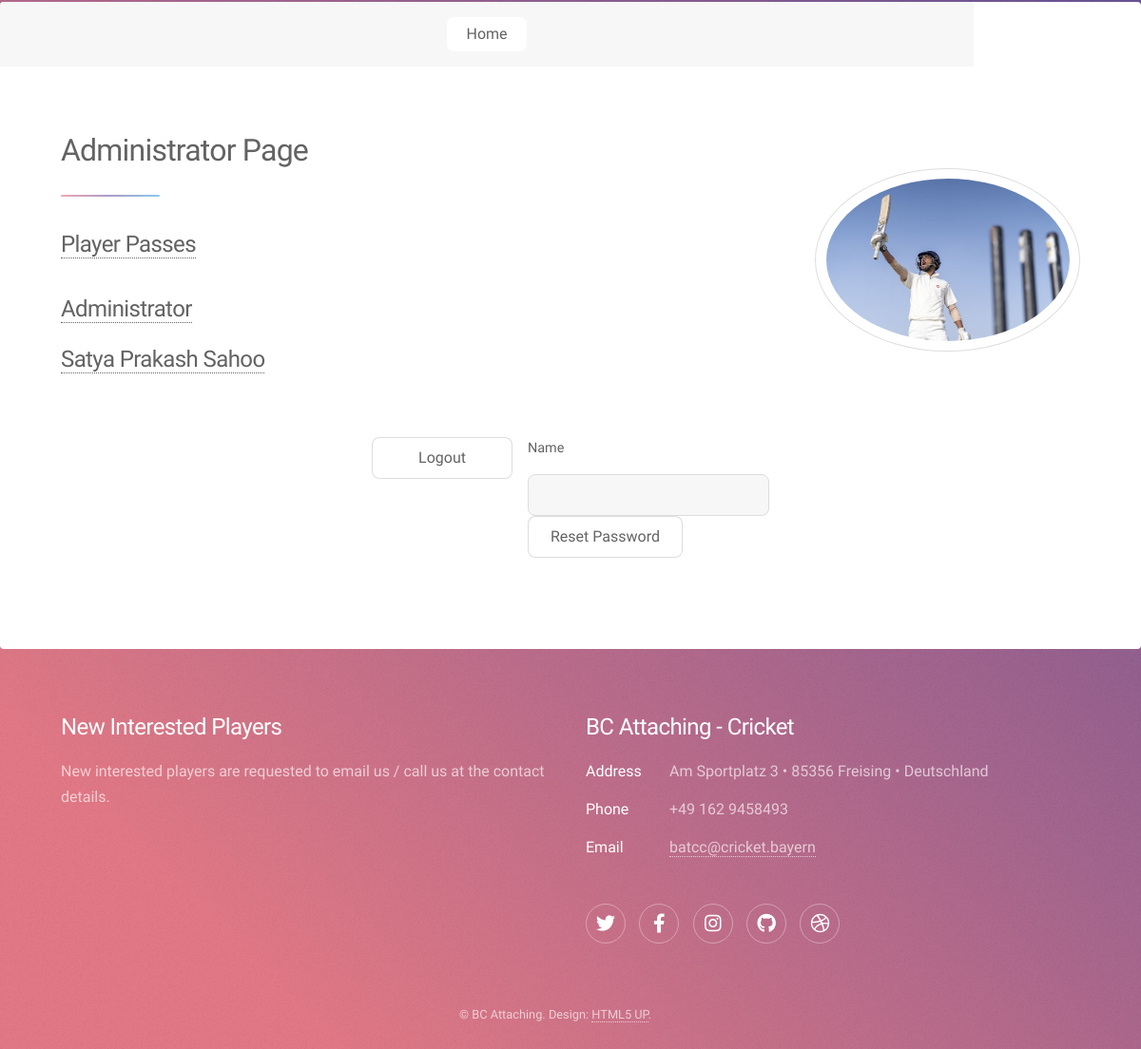
Before: /admin_page (signed in, lower part) with the older database file.
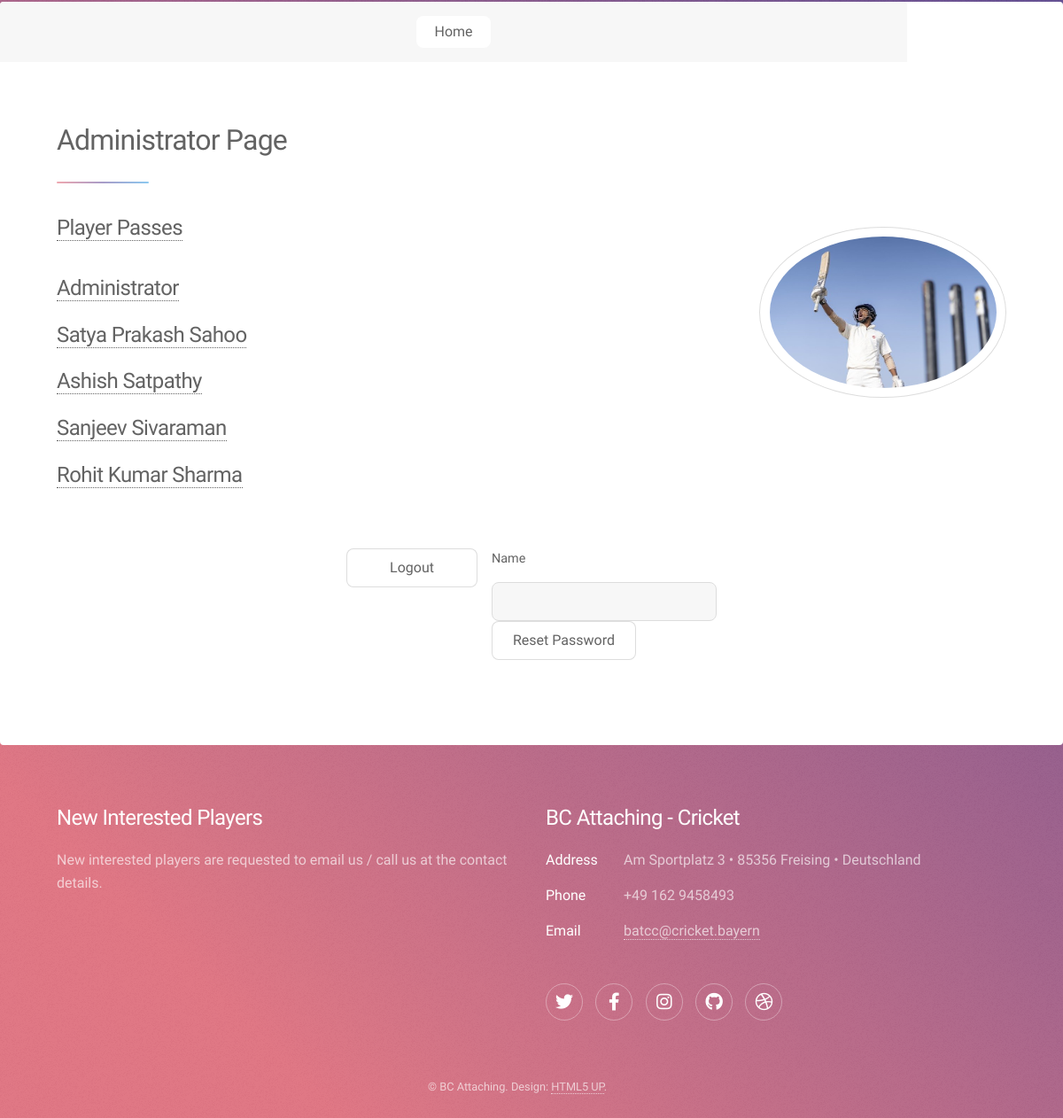
After: the same page with the newer database file.
### main.py (models this page shows)
class User(UserMixin, db.Model):
    __tablename__ = "players"
    id = db.Column(db.Integer, primary_key=True)
    email = db.Column(db.String(100), unique=True)
    password = db.Column(db.String(100))
    name = db.Column(db.String(100), nullable=False)
    address = db.Column(db.String(250))
    dress_size = db.Column(db.String(100))
    dob = db.Column(db.String(100))
    passport = db.Column(db.String(100))
    strength = db.Column(db.Text)
    weakness = db.Column(db.Text)
    improvements = db.Column(db.Text)

### main.py (the view, shortened to what this page needs)
@app.route('/admin_page', methods=["GET", "POST"])
@admin_only
def admin_page():
    reset_password_form = ResetPassword()
    all_players = User.query.all()
    return render_template("admin_page.html", players=all_players, form=reset_password_form)

### forms.py
class ResetPassword(FlaskForm):
    name = StringField("Name")
    submit = SubmitField("Reset Password")

### main.py (called while the page is built)
def admin_only(f):
    @wraps(f)
    def decorated_function(*args, **kwargs):
        if current_user.id != 1:
            return abort(403)
        return f(*args, **kwargs)
    return decorated_function

@login_manager.user_loader
def load_user(user_id):
    return User.query.get(int(user_id))

### templates/admin_page.html (shortened to what this page needs)
{% import "bootstrap/wtf.html" as wtf %}
{% include "header.html" %}
					<nav id="nav">
						<ul>
							<li><a href="{{url_for('home')}}" class="active">Home</a></li>
						</ul>
					</nav>
					<div id="main">
							<section id="intro" class="main">
								<div class="spotlight">
									<div class="content">
										<header class="major">
											<h2>Administrator Page</h2>
										</header>
										<p>
											<h2><a href="https://evolfastconsulting-my.sharepoint.com/:f:/g/personal/satya_sahoo_evolfast_de/Eh_zs7wajUBKnLOCY-gvQ_sBxnG_SrhBL5e1jZH7gIgGgQ?e=xno5d9" target="_blank">Player Passes</a></h2>
										</p>
										<p>
											{% for player in players %}
											<h2><a href="{{ url_for('admin_edit', player_id=player.id) }}">{{player.name}}</a></h2>
											{% endfor %}
										</p>
									</div>
									<span class="image"><img src="{{ url_for('static', filename='images/pic01.jpg') }}" alt="" /></span>
								</div>
								<footer class="major">
									<ul class="actions special">
										<li><a href="{{url_for('logout')}}" class="button">Logout</a></li>
										<li>
										{{ wtf.quick_form(form, novalidate=True, button_map={"submit": "primary"}) }}
										</li>
									</ul>
								</footer>
							</section>
					</div>
{% include "footer.html" %}

### templates/header.html (shortened to what this page needs)
<!DOCTYPE HTML>
<html>
	<head>
		<link rel="stylesheet" href="{{ url_for('static', filename='css/main.css') }}" />
	</head>
	<body class="is-preload">

### templates/footer.html (shortened to what this page needs)
					<footer id="footer">
						<section>
							<h2>New Interested Players</h2>
							<p>New interested players are requested to email us / call us at the contact details.</p>
						</section>
						<section>
							<h2>BC Attaching - Cricket</h2>
							<dl class="alt">
								<dt>Address</dt>
								<dd>Am Sportplatz 3 &bull; 85356 Freising &bull; Deutschland</dd>
								<dt>Phone</dt>
								<dd>+49 162 9458493</dd>
								<dt>Email</dt>
								<dd><a href="#">batcc@cricket.bayern</a></dd>
							</dl>
							<ul class="icons">
								<li><a href="#" class="icon brands fa-twitter alt"><span class="label">Twitter</span></a></li>
								<li><a href="https://www.facebook.com/lionsutdcricket/" class="icon brands fa-facebook-f alt"><span class="label">Facebook</span></a></li>
								<li><a href="#" class="icon brands fa-instagram alt"><span class="label">Instagram</span></a></li>
								<li><a href="#" class="icon brands fa-github alt"><span class="label">GitHub</span></a></li>
								<li><a href="#" class="icon brands fa-dribbble alt"><span class="label">Dribbble</span></a></li>
							</ul>
						</section>
						<p class="copyright">&copy; BC Attaching. Design: <a href="https://html5up.net">HTML5 UP</a>.</p>
					</footer>
	</body>
</html>

Changed rows visible on the page:
added User: name "Ashish Satpathy"
added User: name "Sanjeev Sivaraman"
added User: name "Rohit Kumar Sharma"
